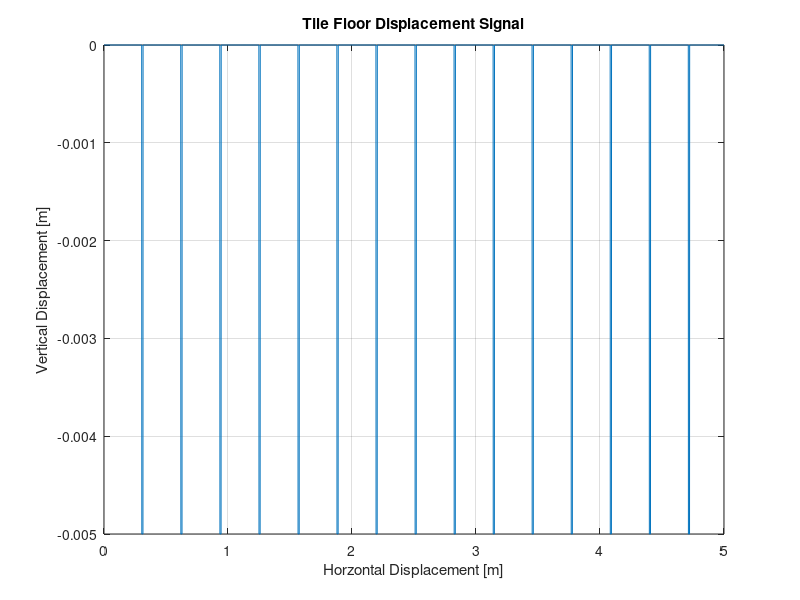

Here is the MATLAB script that generated this plot: (Note: this script raises an error after producing the figure.)
%SYDE 351 Final Projct 
%Group 27
%Task 3

clear;
clc; 

%floor dimensions given in m
tile_width = 0.3048;
grout_width = 0.01;
grout_depth = 0.005;
floor_length = 5;

%find square wave parameters
duty_cycle = tile_width/(grout_width + tile_width)*100;
period = tile_width + grout_width;

%graph of vertical displacment in terms of horizontal displacement 
x = 0:0.001:floor_length;
y = grout_depth/2*square(2*pi*(1/period)*x, duty_cycle)-grout_depth/2;

%plot the graph 
plot (x,y);
grid on;
title('Tile Floor Displacement Signal');
xlabel('Horzontal Displacement [m]');
ylabel('Vertical Displacement [m]');

%test the vertical displacment in the vibration simulation 
t = x;
[t_simulation, y_simulation, d_simulation, x_simulation, result] = run_vibration_simulation(t, y);

%check if the drink spills
disp(result);
